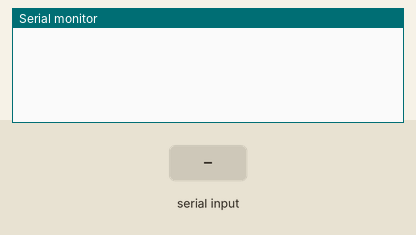
Recording of a sketch running on a simulated Arduino Uno, built with avr-gcc and run on an emulated ATmega328P. Parts: the last lines printed to the serial monitor. The test bench sets the inputs (shaded band).

Above: at 1.2 s.
1.3 s: "H" received over Serial
At 2.1 s:
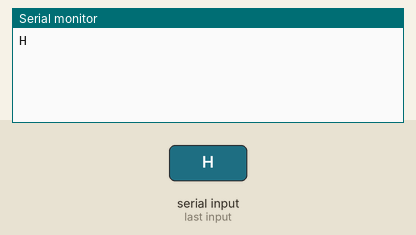
2.8 s: "L" received over Serial
At 3.2 s:
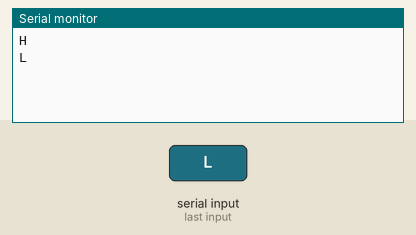
4.3 s: "h" received over Serial
At 5.5 s:
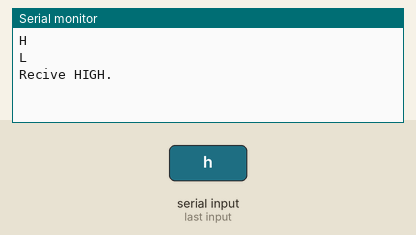
5.8 s: "l" received over Serial
At 6.7 s:
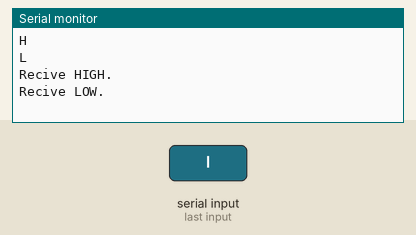

Measured:
- after the input at 1.3 s, the serial monitor: prints a new line at once (image 1)
- after the input at 2.8 s, the serial monitor: prints a new line at once (image 2)
- after the input at 4.3 s, the serial monitor: prints a new line at once (image 3)
- after the input at 5.8 s, the serial monitor: prints a new line at once (image 4)

The sketch:

sketch_feb20a.ino
```cpp
void setup()
{
Serial.begin(9600);
}

void loop()
{
 while (Serial.available() == 0) ;

 char sR = Serial.read();
 if(sR == 'H') Serial.println('H');
 if(sR == 'L') Serial.println('L');
 if(sR == 'h') Serial.println("Recive HIGH.");
 if(sR == 'l') Serial.println("Recive LOW.");
}
```
